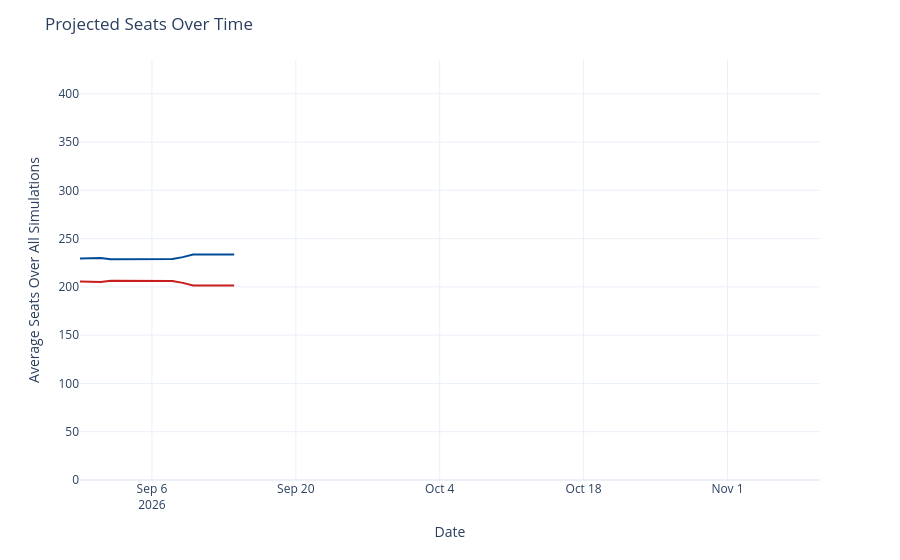

Notebook source saved alongside this figure:
### Code cell
seats_over_time = output_ts[(output_ts['geo'] == 'US House') &
                             (output_ts['type'] == 'seats')]
seats_over_time['rep_seats'] = seats_over_time['y'].map(lambda x: 435 - x)
seats_over_time = seats_over_time.rename({'y': 'Democrats', 'rep_seats': 'Republicans'}, axis=1)
seats_time_ser = px.line(seats_over_time, x='date', y=['Democrats', 'Republicans'], template='plotly_white',
                        color_discrete_map={'Democrats': '#004b97', 'Republicans': '#c71e1d'},)
seats_time_ser.update_traces(hovertemplate="%{y:.1f}")
seats_time_ser.update_layout(
    xaxis=dict(range=[pd.to_datetime('2026-08-30'), pd.to_datetime('2026-11-10')]),
    yaxis=dict(range=[0, 435]),
    xaxis_title='Date',
    yaxis_title='Average Seats Over All Simulations',
    title=dict(text="Projected Seats Over Time"),
    hovermode="x",
    showlegend=False
)
seats_time_ser

### Figure 1 — Plotly figure (JSON) as saved in the notebook; plotly's stock layout.template omitted (floating-point values rounded to 4 significant figures)
{"data": [{"hovertemplate": "%{y:.1f}", "legendgroup": "Democrats", "line": {"color": "#004b97", "dash": "solid"}, "marker": {"symbol": "circle"}, "mode": "lines", "name": "Democrats", "orientation": "v", "showlegend": true, "type": "scatter", "x": ["2026-08-30", "2026-08-31", "2026-09-01", "2026-09-02", "2026-09-03", "2026-09-04", "2026-09-05", "2026-09-06", "2026-09-07", "2026-09-08", "2026-09-09", "2026-09-10", "2026-09-11", "2026-09-12", "2026-09-13", "2026-09-14"], "xaxis": "x", "y": [229.4, 230.0, 230.0, 228.5, 228.5, 228.7, 228.7, 228.9, 228.8, 228.9, 230.8, 233.6, 233.6, 233.6, 234.0, 233.6], "yaxis": "y"}, {"hovertemplate": "%{y:.1f}", "legendgroup": "Republicans", "line": {"color": "#c71e1d", "dash": "solid"}, "marker": {"symbol": "circle"}, "mode": "lines", "name": "Republicans", "orientation": "v", "showlegend": true, "type": "scatter", "x": ["2026-08-30", "2026-08-31", "2026-09-01", "2026-09-02", "2026-09-03", "2026-09-04", "2026-09-05", "2026-09-06", "2026-09-07", "2026-09-08", "2026-09-09", "2026-09-10", "2026-09-11", "2026-09-12", "2026-09-13", "2026-09-14"], "xaxis": "x", "y": [205.6, 205.0, 205.0, 206.5, 206.5, 206.3, 206.3, 206.1, 206.2, 206.1, 204.2, 201.4, 201.4, 201.4, 201.0, 201.4], "yaxis": "y"}], "layout": {"hovermode": "x", "legend": {"title": {"text": "variable"}, "tracegroupgap": 0}, "margin": {"t": 60}, "showlegend": false, "title": {"text": "Projected Seats Over Time"}, "xaxis": {"anchor": "y", "domain": [0, 1], "range": ["2026-08-30T00:00:00", "2026-11-10T00:00:00"], "title": {"text": "Date"}}, "yaxis": {"anchor": "x", "domain": [0, 1], "range": [0, 435], "title": {"text": "Average Seats Over All Simulations"}}}}
